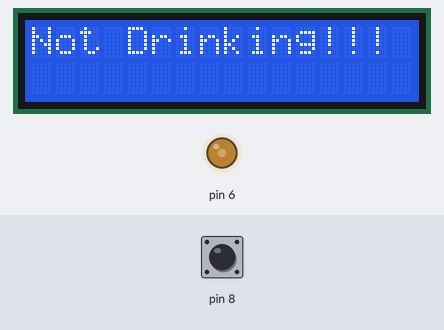
Recording of a sketch running on a simulated Arduino Uno, built with avr-gcc and run on an emulated ATmega328P. Parts: 16×2 character LCD, output pins drawn as LEDs (lit = HIGH). Inputs (shaded band) come from the test bench; at power-on: pin 8 HIGH. What the sketch prints to the serial monitor is not drawn.

Above: at 1.2 s.
1.3 s: pin 8 pulled LOW for 0.15 s
At 1.37 s:
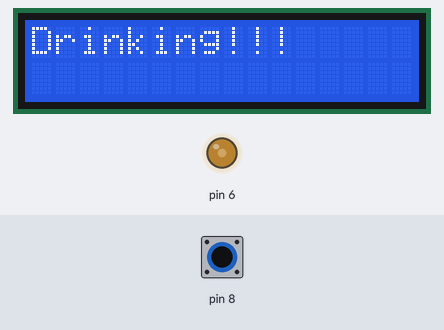
4.4 s: pin 8 pulled LOW for 1 s
8.4 s: pin 8 pulled LOW for 3.2 s
At 17.8 s:
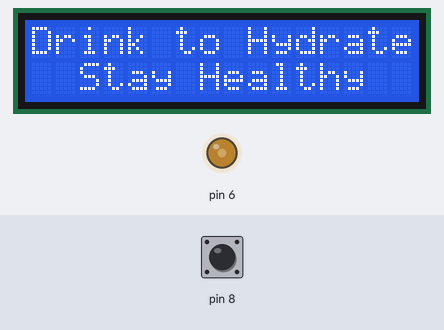
18.1 s: pin 8 pulled LOW for 1 s
At 19.6 s:
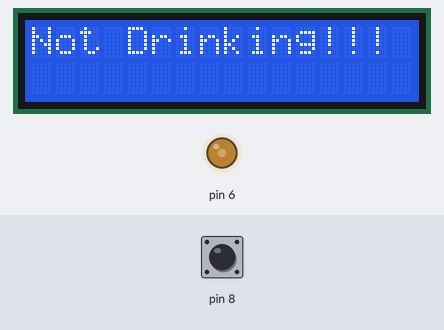
Timing chart, 0 to 21.1 s (numbered marks = the images above; inputs shaded):
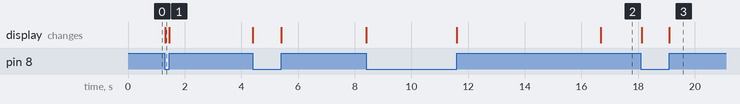

Measured:
- after the input at 1.3 s, the display: changes at once (image 1)
- after the input at 18.1 s, the display: first changes at once (image 3 shows a later state)

The sketch:

final_bottle_mechanism_with_timer.ino
```cpp
#include <LiquidCrystal.h>

LiquidCrystal lcd(12, 11, 5, 4, 3, 2);

int current_state=0;
int prev_state=0;
int count=0;

int timer=0;

void setup()
{
  Serial.begin(9600);

  //tilt switch
  pinMode(8, INPUT);
  digitalWrite(8, HIGH);

  //LCD screen
  analogWrite(6, 100);
  lcd.begin(16, 2);

}

void loop()
{
  current_state=digitalRead(8); //HIGH when not pressed, LOW when pressed

  if(current_state != prev_state){    //prevents count growing continuosly

    if(current_state==HIGH){      //switch NOT pressed
      //tilt switch
      Serial.print(count);
      Serial.print(", NOT Drink");

      //LCD print
      lcd.setCursor(0, 0);
      lcd.print("Not Drinking!!! ");
    }
    else{     //switch pressed
      count++;
      Serial.print(count);
      Serial.print(", Drink");

      //LCD print
      lcd.setCursor(0, 0);
      lcd.print("Drinking!!!      ");   //adding whitespace to remove the previous command
      lcd.setCursor(0, 10);
      lcd.print("                         ");   //adding whitespace to remove the previous command
      }
      Serial.print("\n");
    }

// adding timer to Not drinking
    if (current_state==HIGH){
      if (timer<5000){
        timer++;
        }
      else{
        Serial.print("Drink to stay hydrated");
        lcd.setCursor(0, 0);
        lcd.print("Drink to Hydrate!!");
        lcd.setCursor(0, 10);
        lcd.print("  Stay Healthy");
        Serial.print("\n");
        }
    }
    else {
      timer=0;
//      lcd.setCursor(0, 0);
//      lcd.print("Drink to Hydrate!!");
    }
    delay(1);
    prev_state=current_state;
}


///////
//      //starting timer
//      if (timer<5000){
//        timer++;
//        }
//      else{
//        Serial.print("Drink to stay hydrated");
//        lcd.setCursor(0, 0);
//        lcd.print("Drink to Hydrate!!");
//        }
//        Serial.print(timer);
//      }
```
